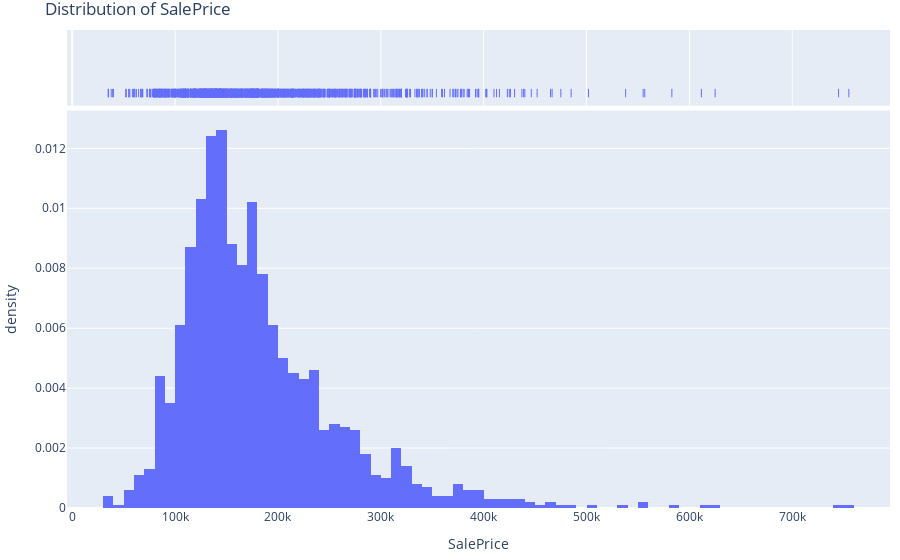

Notebook code for this chart:
### Code cell
col = "SalePrice"
d = df_raw[col].dropna()

fig = px.histogram(d, x=col, nbins=90, marginal="rug", histnorm='density', title=f"Distribution of {col}")
fig.update_layout(margin=dict(l=10, r=10, t=30, b=10))
fig.show()

### Figure 1 — Plotly figure (JSON) as saved in the notebook; plotly's stock layout.template omitted (floating-point values rounded to 4 significant figures; data arrays with more than 128 entries replaced by an {"elided": "..."} marker saying what was removed)
{"data": [{"alignmentgroup": "True", "bingroup": "x", "histnorm": "density", "hovertemplate": "SalePrice=%{x}<br>density=%{y}<extra></extra>", "legendgroup": "", "marker": {"color": "#636efa", "pattern": {"shape": ""}}, "name": "", "nbinsx": 90, "offsetgroup": "", "orientation": "v", "showlegend": false, "type": "histogram", "x": {"elided": "1460 int values"}, "xaxis": "x", "yaxis": "y"}, {"alignmentgroup": "True", "boxpoints": "all", "fillcolor": "rgba(255,255,255,0)", "hoveron": "points", "hovertemplate": "SalePrice=%{x}<extra></extra>", "jitter": 0, "legendgroup": "", "line": {"color": "rgba(255,255,255,0)"}, "marker": {"color": "#636efa", "symbol": "line-ns-open"}, "name": "", "offsetgroup": "", "showlegend": false, "type": "box", "x": {"elided": "1460 int values"}, "xaxis": "x2", "yaxis": "y2"}], "layout": {"barmode": "relative", "legend": {"tracegroupgap": 0}, "margin": {"b": 10, "l": 10, "r": 10, "t": 30}, "title": {"text": "Distribution of SalePrice"}, "xaxis": {"anchor": "y", "domain": [0, 1], "title": {"text": "SalePrice"}}, "xaxis2": {"anchor": "y2", "domain": [0, 1], "matches": "x", "showgrid": true, "showticklabels": false}, "yaxis": {"anchor": "x", "domain": [0, 0.8316], "title": {"text": "density"}}, "yaxis2": {"anchor": "x2", "domain": [0.8416, 1], "matches": "y2", "showgrid": false, "showline": false, "showticklabels": false, "ticks": ""}}}
